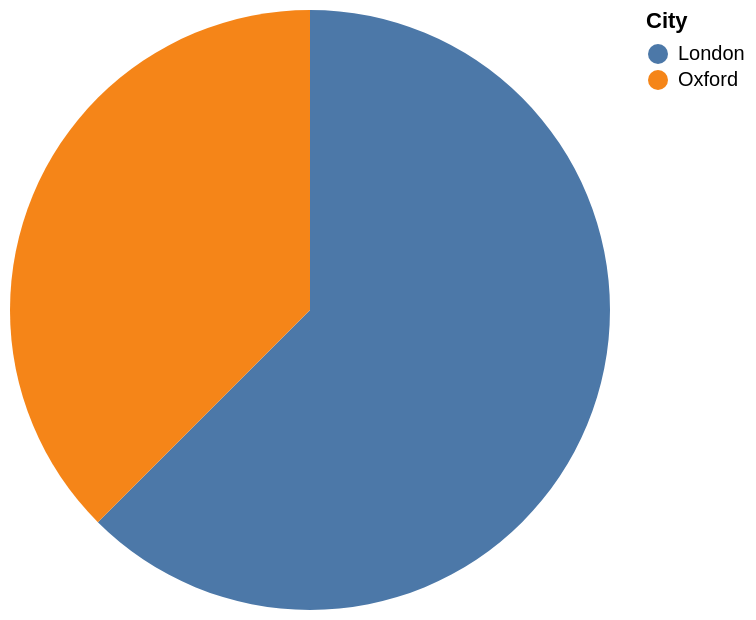

The Vega-Lite source for this figure:
### Vega-Lite specification from a JSON file in a GitHub repository (floating-point values rounded to 4 significant figures)
{"data": {"values": [{"x_data": "London", "y_data": 5}, {"x_data": "Oxford", "y_data": 3}]}, "mark": "arc", "encoding": {"theta": {"field": "y_data", "type": "quantitative", "title": "COUNT(City)"}, "color": {"field": "x_data", "type": "nominal", "title": "City"}}}
